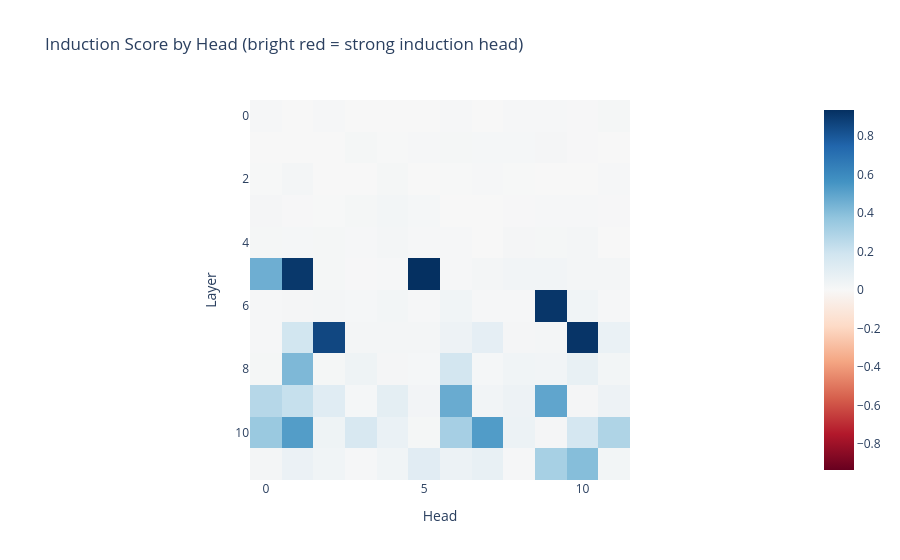

Here is the notebook cell this chart was saved with:
### Code cell
# Compute the "induction score" for every head in every layer.
# Score = average attention paid to the position (seq_len - 1) tokens back.
# Induction heads should score close to 1.0; other heads near 0.

induction_score_store = torch.zeros(
    (model.cfg.n_layers, model.cfg.n_heads),
    device=model.cfg.device
)

def induction_score_hook(
    pattern: Float[torch.Tensor, "batch head_index dest_pos source_pos"],
    hook: HookPoint,
):
    # Diagonal at offset (1 - seq_len) captures attention from position i to position i - (seq_len - 1)
    # This is the "induction stripe" — the diagonal an induction head attends along
    induction_stripe = pattern.diagonal(dim1=-2, dim2=-1, offset=1 - seq_len)
    induction_score = einops.reduce(
        induction_stripe, "batch head_index position -> head_index", "mean"
    )
    # hook.layer() extracts the layer number from the hook name string
    induction_score_store[hook.layer(), :] = induction_score

# Add hook to every layer's attention pattern simultaneously using a name filter
pattern_hook_names_filter = lambda name: name.endswith("pattern")

model.run_with_hooks(
    repeated_tokens,
    return_type=None,   # We only want side effects (writing to induction_score_store)
    fwd_hooks=[(pattern_hook_names_filter, induction_score_hook)]
)

imshow(
    induction_score_store,
    xaxis="Head",
    yaxis="Layer",
    title="Induction Score by Head (bright red = strong induction head)"
)

### Figure 1 — Plotly figure (JSON) as saved in the notebook; plotly's stock layout.template omitted (floating-point values rounded to 4 significant figures; data arrays with more than 128 entries replaced by an {"elided": "..."} marker saying what was removed)
{"data": [{"coloraxis": "coloraxis", "hovertemplate": "Head: %{x}<br>Layer: %{y}<br>color: %{z}<extra></extra>", "name": "0", "type": "heatmap", "xaxis": "x", "yaxis": "y", "z": {"elided": "12x12 float values"}}], "layout": {"coloraxis": {"autocolorscale": false, "cmid": 0, "colorscale": [[0, "rgb(103,0,31)"], [0.1, "rgb(178,24,43)"], [0.2, "rgb(214,96,77)"], [0.3, "rgb(244,165,130)"], [0.4, "rgb(253,219,199)"], [0.5, "rgb(247,247,247)"], [0.6, "rgb(209,229,240)"], [0.7, "rgb(146,197,222)"], [0.8, "rgb(67,147,195)"], [0.9, "rgb(33,102,172)"], [1, "rgb(5,48,97)"]]}, "title": {"text": "Induction Score by Head (bright red = strong induction head)"}, "xaxis": {"anchor": "y", "constrain": "domain", "domain": [0, 1], "scaleanchor": "y", "title": {"text": "Head"}}, "yaxis": {"anchor": "x", "autorange": "reversed", "constrain": "domain", "domain": [0, 1], "title": {"text": "Layer"}}}}
